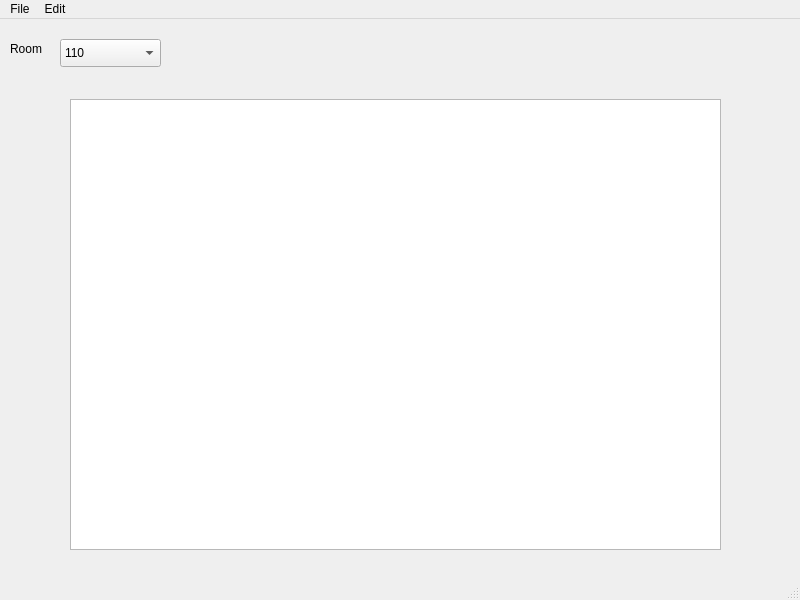
<?xml version="1.0" encoding="UTF-8"?>
<ui version="4.0">
 <class>MainWindow</class>
 <widget class="QMainWindow" name="MainWindow">
  <property name="geometry">
   <rect>
    <x>0</x>
    <y>0</y>
    <width>800</width>
    <height>600</height>
   </rect>
  </property>
  <property name="windowTitle">
   <string>MainWindow</string>
  </property>
  <widget class="QWidget" name="centralwidget">
   <widget class="QComboBox" name="comboBoxRoom">
    <property name="geometry">
     <rect>
      <x>60</x>
      <y>20</y>
      <width>101</width>
      <height>28</height>
     </rect>
    </property>
    <item>
     <property name="text">
      <string>110</string>
     </property>
    </item>
    <item>
     <property name="text">
      <string>111</string>
     </property>
    </item>
    <item>
     <property name="text">
      <string>120</string>
     </property>
    </item>
    <item>
     <property name="text">
      <string>121</string>
     </property>
    </item>
   </widget>
   <widget class="QLabel" name="label">
    <property name="geometry">
     <rect>
      <x>10</x>
      <y>20</y>
      <width>62</width>
      <height>20</height>
     </rect>
    </property>
    <property name="text">
     <string>Room</string>
    </property>
   </widget>
   <widget class="QWidget" name="gridLayoutWidget">
    <property name="geometry">
     <rect>
      <x>70</x>
      <y>80</y>
      <width>651</width>
      <height>451</height>
     </rect>
    </property>
    <layout class="QGridLayout" name="gridLayout">
     <item row="0" column="0">
      <widget class="QTableWidget" name="tableWidget">
       <property name="styleSheet">
        <string notr="true"/>
       </property>
      </widget>
     </item>
    </layout>
   </widget>
  </widget>
  <widget class="QMenuBar" name="menubar">
   <property name="geometry">
    <rect>
     <x>0</x>
     <y>0</y>
     <width>800</width>
     <height>25</height>
    </rect>
   </property>
   <widget class="QMenu" name="menuFile">
    <property name="title">
     <string>File</string>
    </property>
    <addaction name="actionOpen"/>
    <addaction name="actionSave"/>
    <addaction name="actionSave_As"/>
    <addaction name="actionQuit"/>
   </widget>
   <widget class="QMenu" name="menuEdit">
    <property name="title">
     <string>Edit</string>
    </property>
    <addaction name="actionRoom"/>
    <addaction name="actionTeacher"/>
    <addaction name="actionCourses"/>
    <addaction name="actionClasses"/>
   </widget>
   <addaction name="menuFile"/>
   <addaction name="menuEdit"/>
  </widget>
  <widget class="QStatusBar" name="statusbar"/>
  <action name="actionRoom">
   <property name="text">
    <string>Room...</string>
   </property>
  </action>
  <action name="actionTeacher">
   <property name="text">
    <string>Teacher...</string>
   </property>
  </action>
  <action name="actionCourses">
   <property name="text">
    <string>Courses...</string>
   </property>
  </action>
  <action name="actionClasses">
   <property name="text">
    <string>Classes</string>
   </property>
  </action>
  <action name="actionOpen">
   <property name="text">
    <string>Open</string>
   </property>
  </action>
  <action name="actionSave">
   <property name="text">
    <string>Save</string>
   </property>
  </action>
  <action name="actionSave_As">
   <property name="text">
    <string>Save As</string>
   </property>
  </action>
  <action name="actionQuit">
   <property name="text">
    <string>Quit</string>
   </property>
  </action>
 </widget>
 <resources/>
 <connections/>
</ui>
